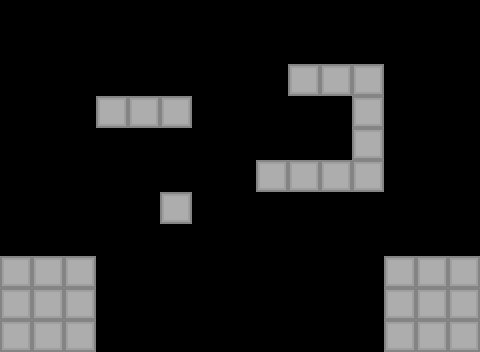

A 2D game scene composited from a Tiled map and its tileset images. What follows is a short description and the map's XML, with every tile layer's data as written:
An orthogonal 15x11 tile map with 32x32 px tiles, 1 tile layer (Ground) and 22 objects (6x spike, 2x ghost, man, flag, shard).

<map version="1.10" tiledversion="1.10.2" orientation="orthogonal" renderorder="right-down" width="15" height="11" tilewidth="32" tileheight="32" infinite="0" nextlayerid="4" nextobjectid="83">
 <editorsettings>
  <export target="../level_7.lua" format="lua" />
 </editorsettings>
 <tileset firstgid="1" name="tileset" tilewidth="32" tileheight="32" tilecount="28" columns="7">
  <image source="../../sprites/ground/tileset.png" width="224" height="128" />
 </tileset>
 <layer id="1" name="Ground" width="15" height="11">
  <data encoding="csv">
0,0,0,0,0,0,0,0,0,0,0,0,0,0,0,
0,0,0,0,0,0,0,0,0,0,0,0,0,0,0,
0,0,0,0,0,0,0,0,0,1,1,1,0,0,0,
0,0,0,1,1,1,0,0,0,0,0,1,0,0,0,
0,0,0,0,0,0,0,0,0,0,0,1,0,0,0,
0,0,0,0,0,0,0,0,1,1,1,1,0,0,0,
0,0,0,0,0,1,0,0,0,0,0,0,0,0,0,
0,0,0,0,0,0,0,0,0,0,0,0,0,0,0,
1,1,1,0,0,0,0,0,0,0,0,0,1,1,1,
1,1,1,0,0,0,0,0,0,0,0,0,1,1,1,
1,1,1,0,0,0,0,0,0,0,0,0,1,1,1
</data>
 </layer>
 <objectgroup color="#323232" id="2" name="Solid" visible="0">
  <object id="2" x="0" y="256" width="96" height="96" />
  <object id="24" x="0" y="-32" width="480" height="32" />
  <object id="27" x="-32" y="-32" width="32" height="288" />
  <object id="59" x="480" y="-32" width="32" height="288" />
  <object id="68" x="256" y="160" width="128" height="32" />
  <object id="70" x="96" y="96" width="96" height="32" />
  <object id="74" x="384" y="256" width="96" height="96" />
  <object id="77" x="160" y="192" width="32" height="32" />
  <object id="80" x="352" y="128" width="32" height="32" />
  <object id="81" x="288" y="64" width="64" height="32" />
  <object id="82" x="352" y="64" width="32" height="64" />
 </objectgroup>
 <objectgroup color="#1807ff" id="3" name="Objects" visible="0">
  <object id="4" type="man" x="32" y="224" width="32" height="32" />
  <object id="44" type="flag" x="416" y="224" width="32" height="32" />
  <object id="52" type="shard" x="224" y="160" width="32" height="32" />
  <object id="53" type="spike" x="128" y="64" width="32" height="32" />
  <object id="60" type="spike" x="192" y="192" width="32" height="32" />
  <object id="61" type="spike" x="288" y="96" width="32" height="32" />
  <object id="67" type="ghost" x="319" y="128" width="32" height="32" />
  <object id="71" type="spike" x="288" y="128" width="32" height="32" />
  <object id="72" type="spike" x="384" y="96" width="32" height="32" />
  <object id="78" type="spike" x="448" y="96" width="32" height="32" />
  <object id="79" type="ghost" x="160" y="64" width="32" height="32" />
 </objectgroup>
</map>
